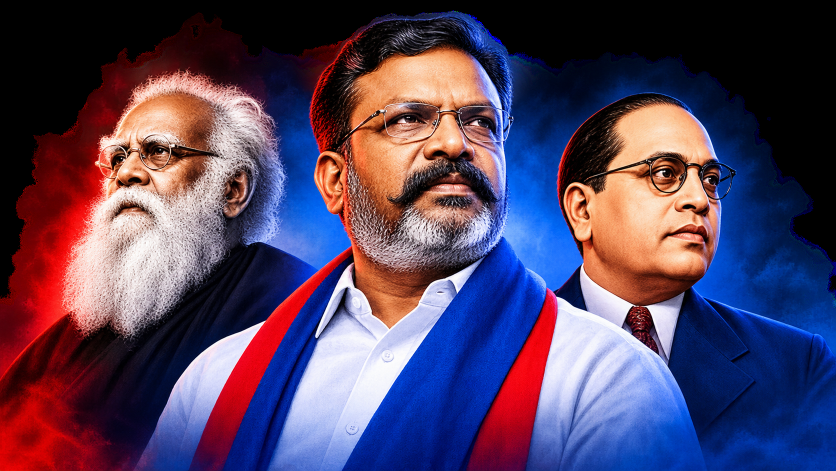
#> input picture assets/portraits/thiruma.png, 1672 x 941 px (shown at 1/2 size)
$ python portrait_particle_video.py --input thiruma.png --output thiruma.mp4   (older library calls are emulated)
#> lines starting #> are read from the running program, lines starting #| are printed output that depends on the picture; after the words box and inside, x2 and y2 are one past the last pixel; in counts of white or black regions, pixels touching at a corner belong together
#!/usr/bin/env python3
"""
Turn a 2D portrait into a 2.5D particle / wireframe animation and export MP4.

Requirements:
    pip install opencv-python numpy scipy

Example:
    python portrait_particle_video.py --input thiruma.png --output thiruma.mp4

Optional real depth map (same framing as input; white = nearer):
    python portrait_particle_video.py --input thiruma.png --depth depth.png --output thiruma.mp4

The default depth is an approximation derived from image luminance. For better
3D shape, supply a depth map generated by a depth-estimation tool.
"""
import argparse
import os
import sys
import cv2
import numpy as np
from scipy.spatial import cKDTree


def parse_args():
    p = argparse.ArgumentParser(description="Render a 2.5D particle portrait video.")
    p.add_argument("--input", required=True, help="Input portrait image (PNG/JPG; transparent PNG recommended).")
    p.add_argument("--output", default="particle_portrait.mp4", help="Output MP4 filename.")
    p.add_argument("--depth", default=None, help="Optional depth-map image; white=near, black=far.")
    p.add_argument("--width", type=int, default=1080, help="Output video width.")
    p.add_argument("--height", type=int, default=1350, help="Output video height.")
    p.add_argument("--fps", type=int, default=30, help="Frames per second.")
    p.add_argument("--duration", type=float, default=6.0, help="Total video duration in seconds.")
    p.add_argument("--formation", type=float, default=3.0, help="Particle formation duration in seconds.")
    p.add_argument("--particles", type=int, default=18000, help="Number of particles.")
    p.add_argument("--line-density", type=float, default=0.75, help="Wireframe amount, 0 to 1.")
    p.add_argument("--line-distance", type=float, default=0.055, help="Maximum neighbour distance in normalized portrait units.")
    p.add_argument("--particle-size", type=float, default=1.6, help="Particle radius in output pixels.")
    p.add_argument("--glow", type=float, default=0.65, help="Glow strength, 0 to 1.")
    p.add_argument("--depth-scale", type=float, default=0.85, help="3D depth strength.")
    p.add_argument("--rotation", type=float, default=10.0, help="Total Y rotation in degrees over the video.")
    p.add_argument("--background-threshold", type=int, default=12, help="For non-transparent images, discard pixels darker than this. Set 0 to use full image.")
    p.add_argument("--seed", type=int, default=7, help="Random seed.")
    p.add_argument("--quality", choices=["preview", "high", "ultra"], default="high",
                   help="preview=quick/small, high=default, ultra=more particles and resolution.")
    return p.parse_args()


def load_images(args):
    image = cv2.imread(args.input, cv2.IMREAD_UNCHANGED)
#> image is the input picture: shape (941, 1672, 4); mean B, G, R, A 95.5, 66.5, 83.7, 198.3
    if image is None:
        raise FileNotFoundError(f"Cannot read input image: {args.input}")
    if image.ndim == 2:
        image = cv2.cvtColor(image, cv2.COLOR_GRAY2BGRA)
    elif image.shape[2] == 3:
        image = cv2.cvtColor(image, cv2.COLOR_BGR2BGRA)

    # Keep source aspect ratio inside the output frame.
    h, w = image.shape[:2]
    scale = min(args.width / w, args.height / h) * 0.88
    nw, nh = max(2, int(w * scale)), max(2, int(h * scale))
    image = cv2.resize(image, (nw, nh), interpolation=cv2.INTER_AREA)
#> image: shape (534, 950, 4)

    canvas = np.zeros((args.height, args.width, 4), dtype=np.uint8)
    x0, y0 = (args.width - nw) // 2, (args.height - nh) // 2
    canvas[y0:y0+nh, x0:x0+nw] = image
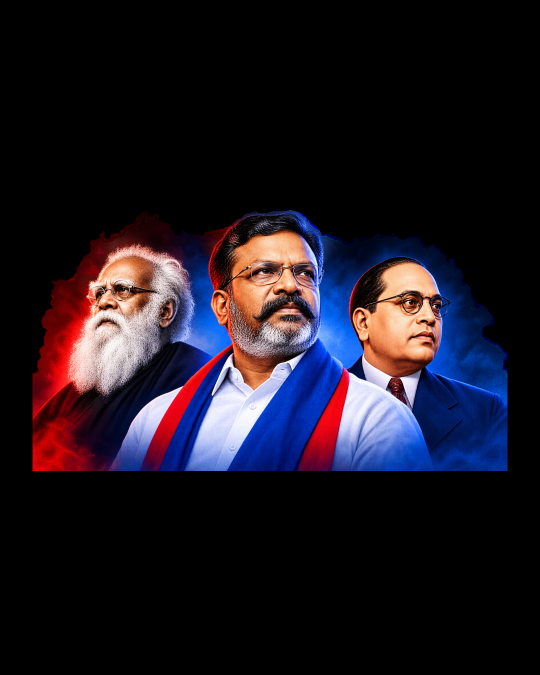
#> canvas: shape (1350, 1080, 4) (shown at 1/2 size); mean B, G, R, A 33.2, 23.1, 29.1, 69

    rgb = cv2.cvtColor(canvas[:, :, :3], cv2.COLOR_BGR2RGB)
    alpha = canvas[:, :, 3]
    gray = cv2.cvtColor(rgb, cv2.COLOR_RGB2GRAY)

    if args.depth:
        d = cv2.imread(args.depth, cv2.IMREAD_GRAYSCALE)
        if d is None:
            raise FileNotFoundError(f"Cannot read depth map: {args.depth}")
        depth = cv2.resize(d, (args.width, args.height), interpolation=cv2.INTER_CUBIC).astype(np.float32) / 255.0
    else:
        # Approximate depth only; it is not true facial geometry.
        smooth = cv2.GaussianBlur(gray, (0, 0), 17).astype(np.float32) / 255.0
        detail = cv2.Laplacian(gray, cv2.CV_32F)
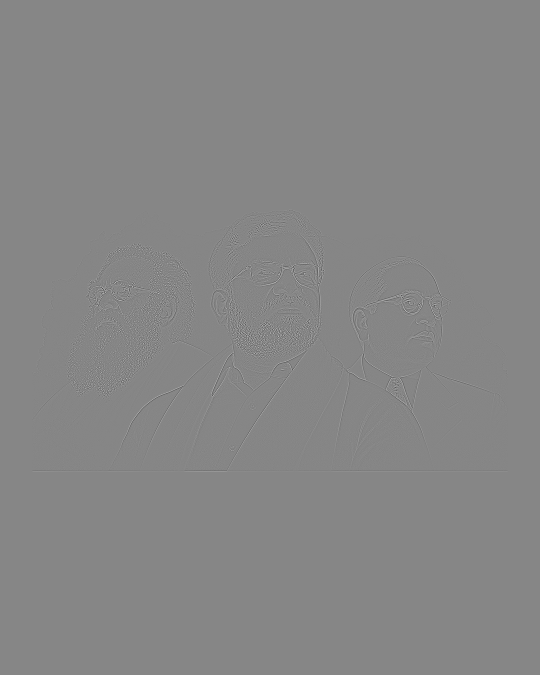
#> detail: shape (1350, 1080) float32 (shown at 1/2 size); min -468, max 422, mean 0; drawn with min black and max white
        detail = np.abs(detail)
        if detail.max() > 0:
            detail /= detail.max()
        depth = np.clip(0.68 * (gray.astype(np.float32) / 255.0) + 0.32 * detail, 0, 1)
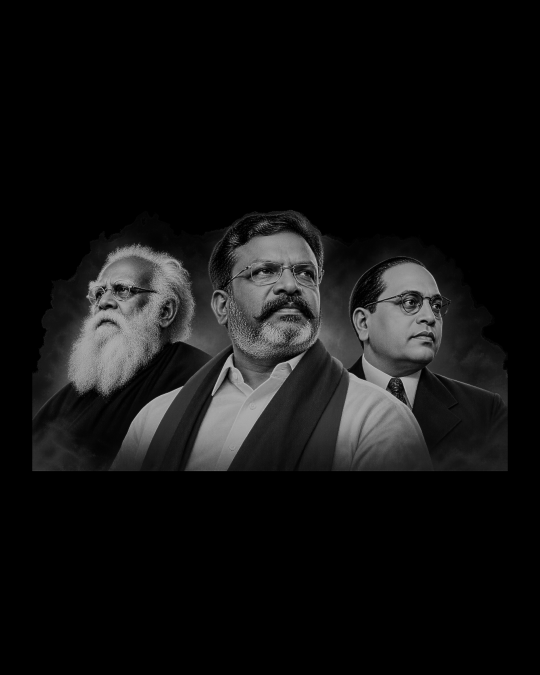
#> depth: shape (1350, 1080) float32 (shown at 1/2 size); min 0, max 0.881, mean 0.0736
        depth = cv2.GaussianBlur(depth, (0, 0), 3)

    if np.any(alpha < 250):
        mask = alpha > 8
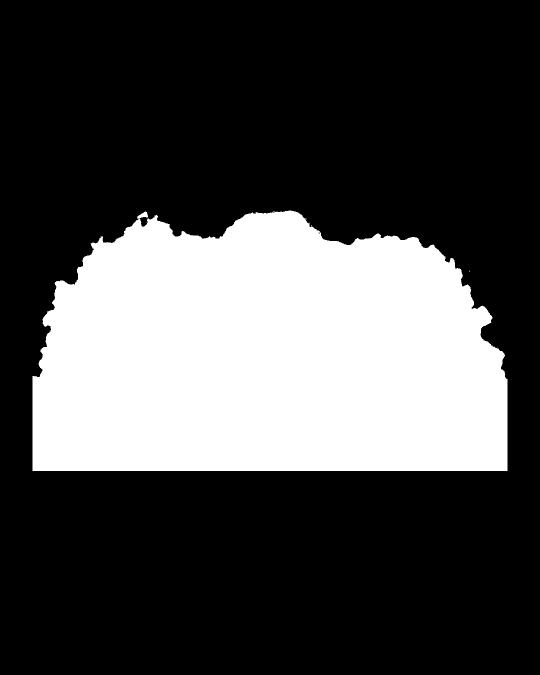
#> mask: shape (1350, 1080) bool (shown at 1/2 size); 28.8% white; 2 white regions (1 under 20 px), largest, box (x1, y1, x2, y2) and area: (65, 421, 1015, 942) 420306
    elif args.background_threshold > 0:
        mask = gray > args.background_threshold
    else:
        mask = np.ones(gray.shape, dtype=bool)

    # Give edges and facial detail a little extra sampling probability.
    edges = cv2.Canny(gray, 45, 120).astype(np.float32) / 255.0
#> edges: shape (1350, 1080) float32; values 0 (black) and 1 (white), 3.8% white in thin lines or dots, all inside (x1, y1, x2, y2) = (64, 420, 1016, 943)
    weights = (0.25 + gray.astype(np.float32) / 255.0 * 0.25 + edges * 0.8)
    weights *= mask.astype(np.float32)
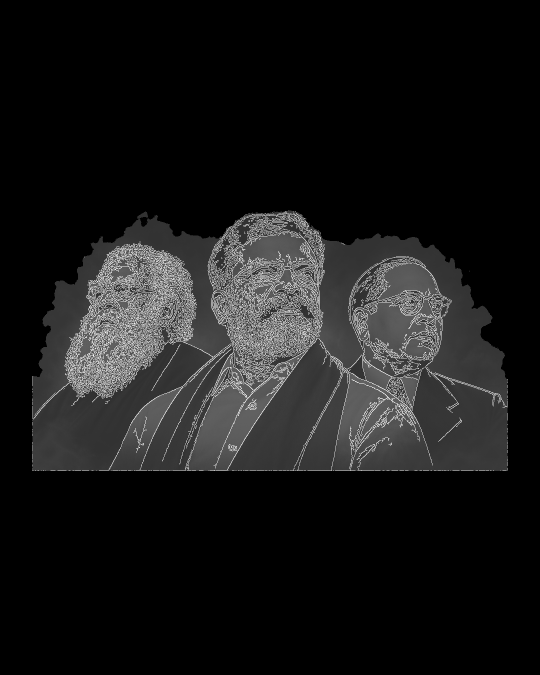
#> weights: shape (1350, 1080) float32 (shown at 1/2 size); min 0, max 1.3, mean 0.127; drawn with min black and max white
    return rgb, depth, weights, mask


def make_particles(args, rgb, depth, weights):
    rng = np.random.default_rng(args.seed)
    h, w = weights.shape
    flat_w = weights.ravel()
    valid = np.flatnonzero(flat_w > 0)
    if len(valid) < args.particles:
        replace = True
    else:
        replace = False
    probs = flat_w[valid].astype(np.float64)
    probs /= probs.sum()
    chosen = rng.choice(valid, size=args.particles, replace=replace, p=probs)
#> chosen = 18000 values, max 1017266 at index 17025, min 457412 at index 8431, mean 756748.9
    ys, xs = np.unravel_index(chosen, (h, w))
#> ys = 18000 values, max 941 at index 16, min 423 at index 8150, mean 700.2; xs = 18000 values, max 1014 at index 1433, min 65 at index 1680, mean 519.4

    # Normalize portrait coordinates to approximately [-1, 1].
    aspect = w / h
    tx = (xs.astype(np.float32) / max(1, w - 1) - 0.5) * 2.0 * aspect
#> tx = 18000 values, max 0.704 at index 1433, min -0.704 at index 1680, mean -0.0298
    ty = (0.5 - ys.astype(np.float32) / max(1, h - 1)) * 2.0
#> ty = 18000 values, max 0.373 at index 8150, min -0.395 at index 16, mean -0.0381
    tz = (depth[ys, xs] - 0.5) * args.depth_scale
#> tz = 18000 values, max 0.142 at index 3547, min -0.418 at index 6417, mean -0.167

    target = np.column_stack([tx, ty, tz]).astype(np.float32)
    colors = rgb[ys, xs].astype(np.float32) / 255.0

    # Cinematic red / blue / green tint while retaining portrait luminance.
    luminance = colors @ np.array([0.299, 0.587, 0.114], dtype=np.float32)
#> luminance = 18000 values, max 0.991 at index 13586, min 0 at index 4616, mean 0.423
    palette = np.array([[1.0, 0.22, 0.30], [0.20, 0.58, 1.0],
                        [0.20, 0.95, 0.62], [0.88, 0.92, 1.0]], dtype=np.float32)
    band = rng.integers(0, len(palette), size=args.particles)
    tint = palette[band]
    colors = np.clip(0.38 * colors + (0.62 * luminance[:, None]) * tint, 0, 1)

    # Initial cloud around the portrait.
    source = np.column_stack([
        rng.uniform(-2.3 * aspect, 2.3 * aspect, args.particles),
        rng.uniform(-2.3, 2.3, args.particles),
        rng.uniform(-1.8, 1.8, args.particles)
    ]).astype(np.float32)

    # Find nearby target points once; lines are not recalculated each frame.
    tree = cKDTree(target[:, :2])
    distances, indices = tree.query(target[:, :2], k=4)
    edges = []
    for i in range(args.particles):
        for j in range(1, 4):
            other = int(indices[i, j])
            if other > i and distances[i, j] < args.line_distance:
                if rng.random() < args.line_density:
                    edges.append((i, other))
#> after the loop, edges = 20292 items
    edges = np.asarray(edges, dtype=np.int32).reshape(-1, 2)
#> edges = 20292 pairs, first value 0 to 17886, second value 55 to 17999
    return source, target, colors, edges


def ease(x):
    x = np.clip(x, 0.0, 1.0)
    return x * x * (3.0 - 2.0 * x)


def render(args):
    if args.quality == "preview":
        args.width, args.height = min(args.width, 720), min(args.height, 900)
        args.particles = min(args.particles, 6000)
        args.line_density *= 0.55
    elif args.quality == "ultra":
        args.width, args.height = max(args.width, 1440), max(args.height, 1800)
        args.particles = max(args.particles, 45000)

    rgb, depth, weights, mask = load_images(args)
    source, target, colors, edges = make_particles(args, rgb, depth, weights)

    os.makedirs(os.path.dirname(os.path.abspath(args.output)), exist_ok=True)
    fourcc = cv2.VideoWriter_fourcc(*"mp4v")
    writer = cv2.VideoWriter(args.output, fourcc, args.fps, (args.width, args.height))
    if not writer.isOpened():
        raise RuntimeError("Could not open MP4 writer. Try a .mp4 output path and install an FFmpeg-enabled OpenCV build.")

    h, w = args.height, args.width
    aspect = w / h
    total_frames = int(args.duration * args.fps)
    formation_frames = max(1, int(args.formation * args.fps))
    rng = np.random.default_rng(args.seed + 1)

    # Precompute edge endpoints for fast line rendering.
    edge_a = edges[:, 0] if len(edges) else np.empty(0, dtype=np.int32)
    edge_b = edges[:, 1] if len(edges) else np.empty(0, dtype=np.int32)

    print(f"Rendering {total_frames} frames | {args.particles:,} particles | {len(edges):,} links")
#| Rendering 180 frames | 18,000 particles | 20,292 links
    for frame in range(total_frames):
        t = frame / args.fps
        progress = ease(frame / formation_frames)
        pos = source + (target - source) * progress

        # Subtle movement after formation; fade it in during assembly.
        wobble = (0.006 + 0.012 * progress) * np.sin(
            t * 1.25 + target[:, 0] * 5.0 + target[:, 1] * 3.0
        )
        pos[:, 2] += wobble

        angle = np.deg2rad(args.rotation) * (t / max(args.duration, 0.001))
        ca, sa = np.cos(angle), np.sin(angle)
        x = pos[:, 0] * ca + pos[:, 2] * sa
        z = -pos[:, 0] * sa + pos[:, 2] * ca
        y = pos[:, 1]

        # Perspective projection.
        focal = 2.6
        denom = np.maximum(1.0, focal - z * 0.28)
        px = (w * 0.5 + (x / denom) * (h * 0.43)).astype(np.int32)
        py = (h * 0.5 - (y / denom) * (h * 0.43)).astype(np.int32)
        visible = (px >= 1) & (px < w-1) & (py >= 1) & (py < h-1)

        frame_img = np.zeros((h, w, 3), dtype=np.uint8)

        # Wireframe gradually appears with the portrait.
        if len(edges) and progress > 0.08:
            take = max(1, int(len(edges) * progress))
            ids_a, ids_b = edge_a[:take], edge_b[:take]
            valid_lines = visible[ids_a] & visible[ids_b]
            ids_a, ids_b = ids_a[valid_lines], ids_b[valid_lines]
            line_color = (65, 48, 100)  # BGR muted blue-violet
            for a, b in zip(ids_a[::2], ids_b[::2]):
                cv2.line(frame_img, (int(px[a]), int(py[a])),
                         (int(px[b]), int(py[b])), line_color, 1, cv2.LINE_AA)

        # Draw particle cores using vectorized pixel writes.
        ids = np.flatnonzero(visible)
        col = np.clip(colors[ids] * 255, 0, 255).astype(np.uint8)
        frame_img[py[ids], px[ids]] = col[:, ::-1]  # RGB to BGR

        # Slightly larger particle centres for readability.
        if args.particle_size >= 1.5:
            offsets = [(-1, 0), (1, 0), (0, -1), (0, 1)]
            for ox, oy in offsets:
                xx, yy = px[ids] + ox, py[ids] + oy
                ok = (xx >= 0) & (xx < w) & (yy >= 0) & (yy < h)
                frame_img[yy[ok], xx[ok]] = col[ok, ::-1]

        if args.glow > 0:
            blurred = cv2.GaussianBlur(frame_img, (0, 0), 5)
            frame_img = cv2.addWeighted(
                frame_img, 1.0, blurred, float(args.glow) * 1.8, 0
            )

        writer.write(frame_img)
        if (frame + 1) % max(1, args.fps) == 0:
            print(f"  {frame+1}/{total_frames} frames ({100*(frame+1)/total_frames:.0f}%)")
#> this loop made 180 passes
#> take on passes 17 to 24: 1695, 1898, 2110, 2331, 2560, 2798, 3044, 3298
#> pass 1, in render, `frame_img = cv2.addWeighted( frame_img, 1.0, blurred, float(args.glow)..`:
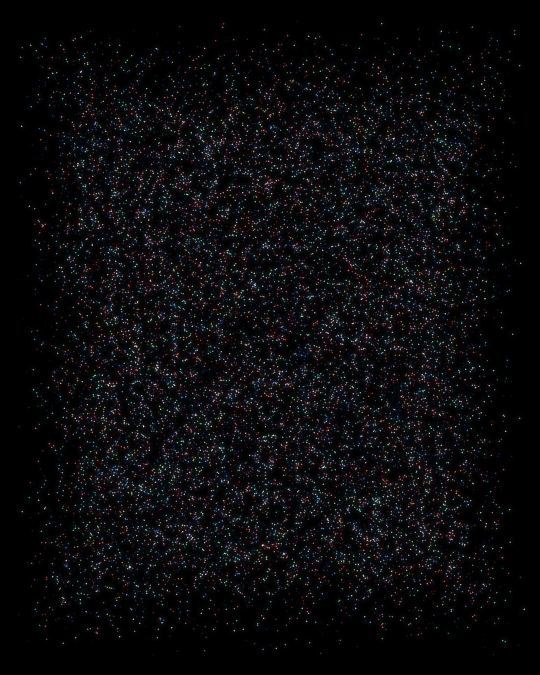
#> frame_img: shape (1350, 1080, 3) (shown at 1/2 size); mean of channels 0, 1, 2 12.2, 10.4, 10.8; drawn as B, G, R
#> after the loop:
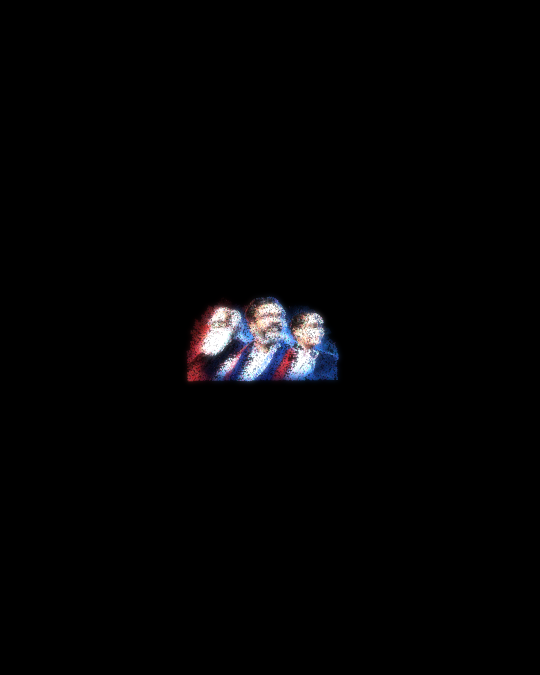
#> frame_img: shape (1350, 1080, 3) (shown at 1/2 size); mean of channels 0, 1, 2 4, 3.4, 3.6; drawn as B, G, R

    writer.release()
    print(f"Saved video: {os.path.abspath(args.output)}")


if __name__ == "__main__":
    args = parse_args()
    if args.formation > args.duration:
        print("Warning: formation duration exceeds total duration.")
    try:
        render(args)
    except Exception as exc:
        print(f"ERROR: {exc}", file=sys.stderr)
        sys.exit(1)

$ run again, with assets/portraits/Red and Blue Rally Silhouettes.png copied over assets/portraits/thiruma.png
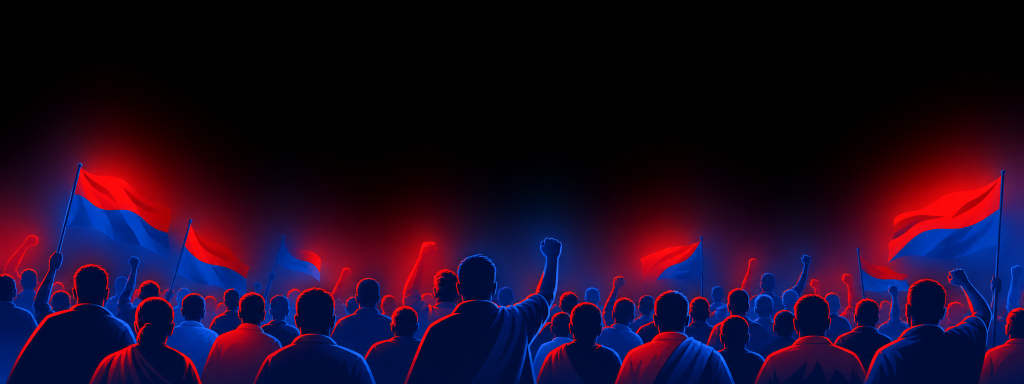
#> input picture assets/portraits/Red and Blue Rally Silhouettes.png, 2048 x 768 px (shown at 1/2 size)
#> in load_images, image is the input picture: shape (768, 2048, 4); mean B, G, R, A 35.4, 10, 29.5, 77.3
#> image: shape (356, 950, 4)
#> in load_images, `mask = alpha > 8`:
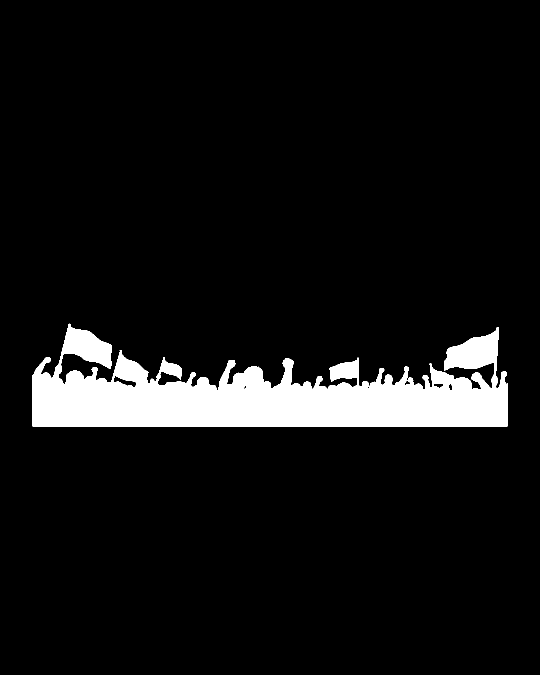
#> mask: shape (1350, 1080) bool (shown at 1/2 size); 7.4% white; 1 white region, box (x1, y1, x2, y2) and area: (65, 647, 1015, 853) 107264
#> chosen = 18000 values, max 921171 at index 15600, min 701057 at index 8061, mean 850682.5
#> ys = 18000 values, max 852 at index 16, min 649 at index 7805, mean 787.2; xs = 18000 values, max 1014 at index 161, min 65 at index 302, mean 538.7
#> tx = 18000 values, max 0.704 at index 161, min -0.704 at index 302, mean -0.00113
#> ty = 18000 values, max 0.0378 at index 7805, min -0.263 at index 16, mean -0.167
#> tz = 18000 values, max -0.234 at index 14762, min -0.405 at index 5930, mean -0.328
#> luminance = 18000 values, max 0.419 at index 6516, min 0.0355 at index 3301, mean 0.148
#> after the loop in make_particles, `for i in range(args.particles):`: edges = 20290 items
#> in make_particles, `edges = np.asarray(edges, dtype=np.int32).reshape(-1, 2)`: edges = 20290 pairs, first value 0 to 17908, second value 214 to 17999
#| Rendering 180 frames | 18,000 particles | 20,290 links
#> the loop in render, `for frame in range(total_frames):` made 180 passes
#> take on passes 17 to 24: 1695, 1898, 2110, 2331, 2560, 2798, 3044, 3298
#> after the loop in render, `for frame in range(total_frames):`:
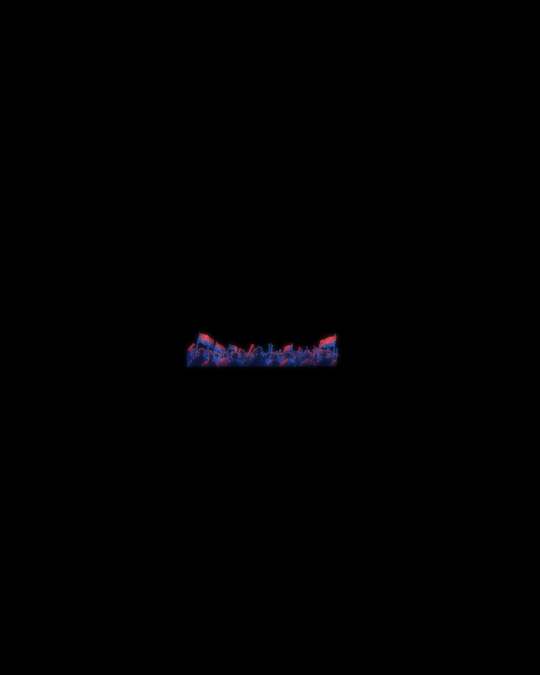
#> frame_img: shape (1350, 1080, 3) (shown at 1/2 size); mean of channels 0, 1, 2 0.8, 0.4, 0.5; drawn as B, G, R
